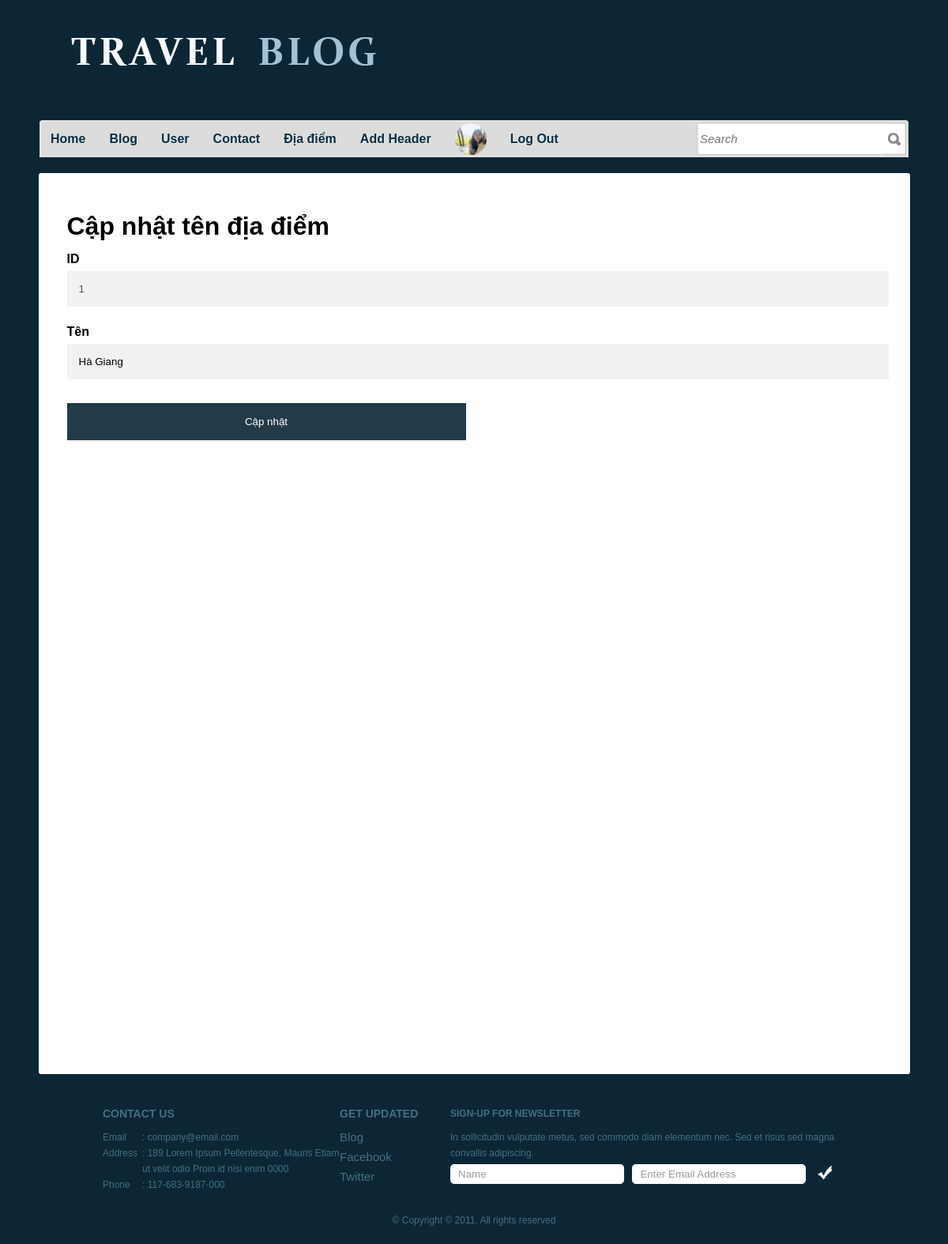
The app's page /ad_add_update.php?update_add=1 (signed in) with its own data.
### tables this page shows
CREATE TABLE `register` (
  `id_regt` int(11) NOT NULL,
  `Fullname` varchar(50) NOT NULL,
  `email` varchar(30) NOT NULL,
  `password` varchar(10) NOT NULL,
  `gender` varchar(10) NOT NULL,
  `address` varchar(20) NOT NULL,
  `birthday` date NOT NULL,
  `file` varchar(100) NOT NULL,
  `level` int(11) NOT NULL
);

CREATE TABLE `add_blog` (
  `id_add` int(11) NOT NULL,
  `name_add` varchar(50) NOT NULL
);

### control.php (called while the page is built, shortened)
<?php
include('connect.php');
 class data{
    public function get_register($email,$pass){
        global $conn;
        $sql="select*from register where email='$email' and password='$pass'";
        $run=mysqli_query($conn,$sql);
        return $run;
    }
public function select_id($id){
    global $conn;
    $sql="SELECT*from add_blog where id_add=$id";
    $run =mysqli_query($conn,$sql);
    return $run;
}
}

### ad_add_update.php (the view, shortened to what this page needs)
<!DOCTYPE html>
<?php
include("control.php");
$get_data=new data();
if(empty($_SESSION["email"])){
    header('location:login.php');
}
else{
$select_info=$get_data->get_register($_SESSION["email"],$_SESSION["pass"]);
foreach($select_info as $select){
	$user_avata=$select["file"];
}
$select_id=$get_data->select_id($_GET['update_add']);
foreach($select_id as $ad){
    $id=$ad['id_add'];
    $name=$ad['name_add'];
}
?>
<html>
<head>
	<link rel="stylesheet" href="css/style.css" type="text/css" charset="utf-8" />
	<link href='https://unpkg.com/boxicons@2.1.2/css/boxicons.min.css' rel='stylesheet'>
</head>
<body>
	<div id="header">
		<a href="admin_login.php" id="logo"><img src="images/logo1.jpg" alt="LOGO" /></a>
		<div id="navigation">
			<ul>
				<li class="first"><a href="admin_login.php">Home</a></li>
				<li><a href="ad_man_blog.php">Blog</a></li>
				<li><a href="ad_man_user.php">User</a></li>
				<li><a href="ad_contact.php">Contact</a></li>
				<li><a href="ad_man_add.php">Địa điểm</a></li>
				<li><a href="ad_man_hd.php">Add Header</a></li>
				<li><a href=""><img src="img/<?php echo $user_avata?>" width="40px" height="40px" style="border-radius:50%;"></a></li>
				<li><a href="logout.php">Log Out</a></li>
			</ul>
		</div>
		<div id="search">
        <form action="" method="POST">
				<input type="text" placeholder="Search" class="txtfield" name="txt_search">
				<input type="submit" value="" class="button" name="btn_search">
			</form>
		</div>
	</div>
	<div id="contents">
    <div class="background">
    <form enctype="multipart/form-data" method="POST">
    <div class="container" id="cont">
    <h1>Cập nhật tên địa điểm</h1>
	<label"><b>ID</b></label>
    <input type="text"  name="txtid" value="<?php echo $id;?>" class="name" disabled>
    <label><b>Tên</b></label>
    <input type="text"  name="txtname" value="<?php echo $name; ?>" class="name">
    <input type="submit" name="sbm_update" value="Cập nhật" class="btn1">
    </div>
    </form>
    </div>
                <?php
        }
    ?>
	</div>
	<div id="footer">
		<ul class="contacts">
			<h3>Contact Us</h3>
			<li><span>Email</span><p>: company@email.com</p></li>
			<li><span>Address</span><p>: 189 Lorem Ipsum Pellentesque, Mauris Etiam ut velit odio Proin id nisi enim 0000</p></li>
			<li><span>Phone</span><p>: 117-683-9187-000</p></li>
		</ul>
		<ul id="connect">
			<h3>Get Updated</h3>
			<li><a href="blog.php">Blog</a></li>
			<li><a href="http://facebook.com/freewebsitetemplates" target="_blank">Facebook</a></li>
			<li><a href="http://twitter.com/fwtemplates" target="_blank">Twitter</a></li>
		</ul>
		<div id="newsletter">
			<p><b>Sign-up for Newsletter</b>
				In sollicitudin vulputate metus, sed commodo diam elementum nec. Sed et risus sed magna convallis adipiscing.
			</p>
			<form action="" method="">
				<input type="text" value="Name" class="txtfield" onblur="javascript:if(this.value==''){this.value=this.defaultValue;}" onfocus="javascript:if(this.value==this.defaultValue){this.value='';}" />
				<input type="text" value="Enter Email Address" class="txtfield" onblur="javascript:if(this.value==''){this.value=this.defaultValue;}" onfocus="javascript:if(this.value==this.defaultValue){this.value='';}" />
				<input type="submit" value="" class="button" />
			</form>
		</div>
		<span class="footnote">&copy; Copyright &copy; 2011. All rights reserved</span>
	</div>
</body>
</html>

### css/style.css (style rules this page uses)
html { font-family: Arial, Helvetica, sans-serif; }
body { background-color: #0c2635; margin: 0; }
img { border: 0; }
#header { width: 1100px; margin: 0 auto; padding: 40px 0; position: relative; }
#logo { display: block; padding: 0 0 35px 20px; }
#navigation { background: url(../images/bg-menu-left-curve.gif) no-repeat left bottom; height: 47px; padding: 13px 0 0 4px; position: absolute; bottom: -20px; left: 0; }
#navigation ul { background: url(../images/bg-menu.gif) repeat-x; display: inline-block; height: 40px; width: 840px; list-style: none; margin: 0; padding: 4px 0 3px; }
#navigation li { float: left; font-size: 16px; line-height: 40px; margin: 0 5px; text-align: center; }
#navigation li.first { margin-left: 0; }
#navigation a { color: #092f44; font-weight: bold; padding: 0 10px; text-decoration: none; text-shadow: 1px 1px 0 #eaeaea; }
#search { background: url(../images/bg-search.gif) no-repeat right bottom; height: 47px; width: 268px; padding: 13px 0 0; position: absolute; bottom: -20px; right: 0; }
#search form { display: inline-block; margin: 0; padding: 5px 4px 4px; }
#search input { float: left; line-height: 38px; }
#search .txtfield { color: #6e6e6e; font-size: 15px; font-style: italic; height: 38px; width: 234px; border: 0; margin: 0; padding: 0; }
#search .button { background: url(../images/spotlight.gif) no-repeat right center; border: 0; cursor: pointer; height: 38px; width: 20px; margin: 0; padding: 0; }
#contents { padding: 40px 0 20px; }
#contents .background { background-color: #ffffff; line-height: 20px; min-height: 1100px; width: 1063px; border-radius: 3px; margin: 0 auto; padding: 20px; }
#footer { color: #456f7f; line-height: 20px; width: 940px; margin: 0 auto; padding: 20px 10px; }
#footer ul.contacts { float: left; font-size: 12px; list-style: none; width: 300px; margin: 0; padding: 0 0 10px; }
#footer ul.contacts h3 { font-size: 14px; margin: 0 0 10px; text-transform: uppercase; }
#footer ul.contacts li span { float: left; width: 50px; }
#footer ul.contacts li p { margin: 0 0 0 50px; }
#connect { float: left; list-style: none; width: 140px; margin: 0; padding: 0; }
#connect h3 { font-size: 14px; margin: 0 0 10px; text-transform: uppercase; }
#connect li { padding: 0 0 5px; }
#connect li a { color: #456f7f; font-size: 15px; text-decoration: none; }
#newsletter { float: left; width: 500px; padding: 0 0 20px; }
#newsletter p { font-size: 12px; margin: 0; }
#newsletter p b { display: block; font-weight: 800; margin: 0 0 10px; text-transform: uppercase; }
#newsletter form { margin: 4px 0 16px; }
#newsletter .txtfield { background: url(../images/input.gif) no-repeat; color: #9c9c9c; height: 25px; line-height: 25px; width: 200px; border: 0; margin: 0 6px 0 0; padding: 0 10px; }
#newsletter .button { background: url(../images/button-check.gif) no-repeat; cursor: pointer; height: 25px; width: 25px; border: 0; padding: 0; }
#footer span.footnote { clear: both; display: block; font-size: 12px; margin: 40px 0 0; text-align: center; }

### ad_add_update.php (style rules this page uses)
#cont { box-sizing: border-box; }
.container { padding: 16px; background-color: white; }
.name { width: 1010px; padding: 15px; margin: 5px 0 22px 0; display: inline-block; border: none; background: #f1f1f1; }
.btn1 { background-color: #0c2635; color: white; padding: 16px 20px; margin: 8px 0; border: none; cursor: pointer; width: 505px; opacity: 0.9; }

### records on screen
register: file (picture)
add_blog: txtid "1", txtname "Hà Giang"
